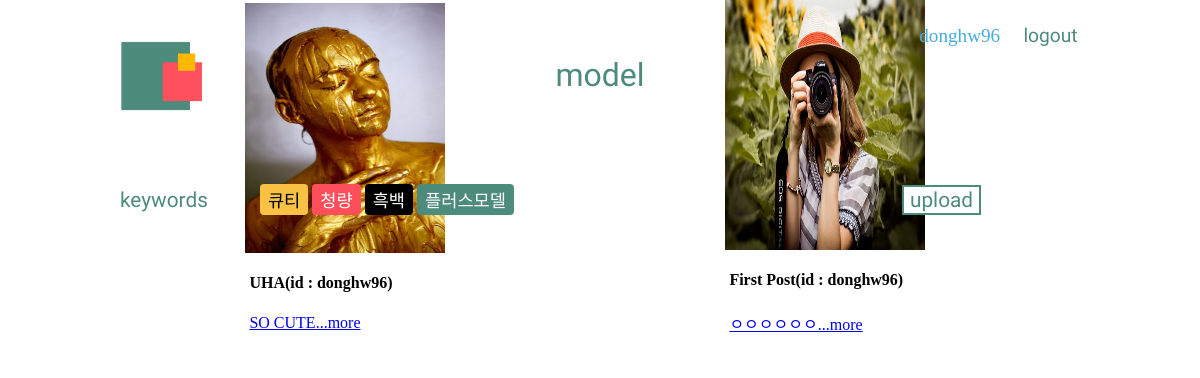
Screenshot of /posts/model/filter/cute/ (signed in) with the database file from the repository.
### user/models.py (models this page shows, shortened)
class User(AbstractBaseUser, PermissionsMixin):
    email = models.EmailField(verbose_name=_('email address'), unique=True, blank=False)
    name = models.CharField('이름', max_length=30, blank=True)
    username = models.CharField('아이디', max_length=30, unique=True, blank=True)
    is_staff = models.BooleanField('스태프 권한', default=False)
    is_active = models.BooleanField('사용중', default=True)
    date_joined = models.DateTimeField('가입일', default=timezone.now)
    ROLE_MODEL = '모델'
    ROLE_PHOTOGRAPHER = '사진작가'
    ROLE_PEOPLE = '일반인'
    CHOICES_PHOTOGRAPHER = (
        (ROLE_MODEL, '모델'),
        (ROLE_PHOTOGRAPHER, '사진작가'),
        (ROLE_PEOPLE, '일반인'),
    )
    role = models.CharField(max_length=4, choices=CHOICES_PHOTOGRAPHER, null=True)
    GENDER_MALE = '남성'
    GENDER_FEMALE = '여성'
    CHOICES_GENDER = (
        (GENDER_MALE, '남성'),
        (GENDER_FEMALE, '여성'),
    )
    gender = models.CharField(max_length=2, choices=CHOICES_GENDER, null=True)
    objects = UserManager()
    USERNAME_FIELD = 'email'  # email을 사용자의 식별자로 설정, user 모델에서 필드의 이름을 설명하는 문자열이다. 유니크 식별자로 사용됨.
    REQUIRED_FIELDS = ['username']  # 필수입력값(createsuperuser 커맨드로 유저를 생성할 때 나타날 필드 이름 목록
    class Meta:
        db_table = 'auth_user'
        verbose_name = _('user')
        verbose_name_plural = _('users')
        swappable = 'AUTH_USER_MODEL'

### posts/models.py (models this page shows, shortened)
class Models(models.Model):
    title = models.CharField(max_length=20)
    text = models.TextField(default='', null=True, blank=True)
    image1 = models.ImageField(upload_to = 'images/')
    image2 = models.ImageField(upload_to = 'images/', default='', null=True, blank=True)
    image3 = models.ImageField(upload_to = 'images/', default='', null=True, blank=True)
    image4 = models.ImageField(upload_to = 'images/', default='', null=True, blank=True)
    image5 = models.ImageField(upload_to = 'images/', default='', null=True, blank=True)
    thumbnail = ImageSpecField(source='image1', processors=[ResizeToFill(120,80)], format='JPEG')
    CATEGORY_CHOICES = (
        ('큐티', '큐티'),
        ('청량', '청량'),
        ('흑백사진', '흑백사진'),
        ('플러스모델', '플러스모델'),
    )
    category = models.CharField(max_length=5, choices=CATEGORY_CHOICES, null=True)

### posts/views.py (the view)
# urls.py: path('model/filter/cute/', views.filter_cute, name="filter_cute"),
def filter_cute(request):
    post_cute = Models.objects.filter(category="큐티")
    cute_paginator = Paginator(post_cute, 4)
    cute_page = request.GET.get('page')
    cute_posts = cute_paginator.get_page(cute_page)
    return render(request, 'model/filter_cute.html', {'post_cute': post_cute,
                                                      'cute_posts': cute_posts,
                                                      'cute_paginator': cute_paginator, })

### posts/templates/model/filter_cute.html (shortened to what this page needs)
{% extends 'model/model_base.html' %}
{% block content %}
    <div class="array">
                {% for cute in cute_posts %}
                        <div class="card">
                            <div class="box-1">
                                <img src="{{ cute.image1.url  }}" width="200" height="250">
                            </div>
                            <div class="box-2">
                                <h4>{{ cute.title }}(id : {{ user.username }})</h4>
                                <a href="{% url 'model_detail' cute.id %}"><p>{{ cute.text|slice:":15" }}...more</p></a>
                            </div>
                        </div>
                {% endfor %}
            </div>
{% endblock content %}

### posts/templates/model/model_base.html (shortened to what this page needs)
<head>
    {% load  staticfiles %}
    <link rel="stylesheet" href="{% static 'css/model_photo.css' %}">
</head>
<body>
    <a href="../../../user/templates/user/home.html">
        <img class="logo" src="{% static 'image/logo.png' %}" alt="logo">
    </a>
    <div class="title">
        <p>model</p>
    </div>
    <div class="category">
        {% if user.is_authenticated %}
            <a id="user_name" href="{% url 'profile' user.pk %}">{{ user.username }}</a>
            <a href="{% url 'logout' %}">logout</a>
        {% else %}
            <a href="{% url 'login' %}">login</a>
            <a href="{% url 'signup' %}">registration</a>
        {% endif %}
    </div>
    <div class="a">
        <div class="keywords">
            <div class="inline">
                <a class="keywords_title" href="">keywords</a>
            </div>
            <div class="inline">
                <a href="{% url 'filter_cute' %}"><button class="cute">큐티</button></a>
                <a href="{% url 'filter_cool' %}"><button class="cool">청량</button></a>
                <a href="{% url 'filter_bnw' %}"><button class="mono">흑백</button></a>
                <a href="{% url 'filter_plus' %}"><button class="plus">플러스모델</button></a>
            </div>
            <div class="inline">
                <a href="{% url 'model_post' %}"><button class="upload_post">upload</button></a>
            </div>
        </div>
    </div>
    {% block content %}
    {% endblock %}
</body>

### posts/static/css/model_photo.css (style rules this page uses)
body { margin: 0; padding: 0; overflow-x: hidden; }
.logo { position: absolute; top: 5%; left: 10%; width: 7%; }
.title { position: absolute; display: inline; top: 7%; left: 0; width: 100%; height: 1%; }
.title > p { position: relative; text-align: center; font-family: 'Lacquer', sans-serif; color: rgb(77,139,124); font-size: 2em; margin-top: 0; padding-top: 0; }
.category { z-index: 2; top: 3%; left: 75%; position: absolute; display: inline; }
.category > a { font-family: 'Lacquer', sans-serif; color: rgb(77,139,124); font-size: 1.2em; text-decoration: none; margin-left: 1em; }
#user_name { font-family: 'Alfa Slab One', cursive; color: rgb(68,173,219); }
.a { width: 100%; height: 10%; position: absolute; top: 20%; display: flex; }
.keywords { margin: 2% 0 0 0 ; padding: 0; position: relative; left: 10%; width: 80%; display: inline; }
.inline { display: inline; margin-right: 5%; }
.keywords_title { font-family: 'Lacquer', sans-serif; color: rgb(77,139,124); font-size: 1.3em; text-decoration: none; }
.cute { color: black; font-size: 1.1em; background-color: rgb(249,194,69); border: rgb(249,194,69) 2px solid; border-radius: 4px; }
.cool { color: white; font-size: 1.1em; background-color: rgb(253,79,91); border: rgb(253,79,91) 2px solid; border-radius: 4px; }
.mono { color: white; font-size: 1.1em; background-color: black; border: black 2px solid; border-radius: 4px; }
.plus { color: white; font-size: 1.1em; background-color: rgb(77,139,124); border: rgb(77,139,124) 2px solid; border-radius: 4px; }
.upload_post { border: rgb(77,139,124) 2px solid; font-family: 'Lacquer', sans-serif; color: rgb(77,139,124); font-size: 1.3em; background-color: white; margin-left: 35%; }
.array { display: flex; flex-direction: row; width: 80%; margin-left: 10%; }
.card { margin: auto; display: block; width: 24%; height: 82%; }
.array > .card { background-color: white; border-radius: 4px; }
.box-2 { position: relative; background-color: white; width:96%; height: 20%; margin: 0 2%; padding: 0; }

### rows the page displays
Models: image1 (picture), title "UHA", text "SO CUTE"
Models: image1 (picture), title "First Post", text "ㅇㅇㅇㅇㅇㅇ"

### other values shown
{{ user.username }} "donghw96"
